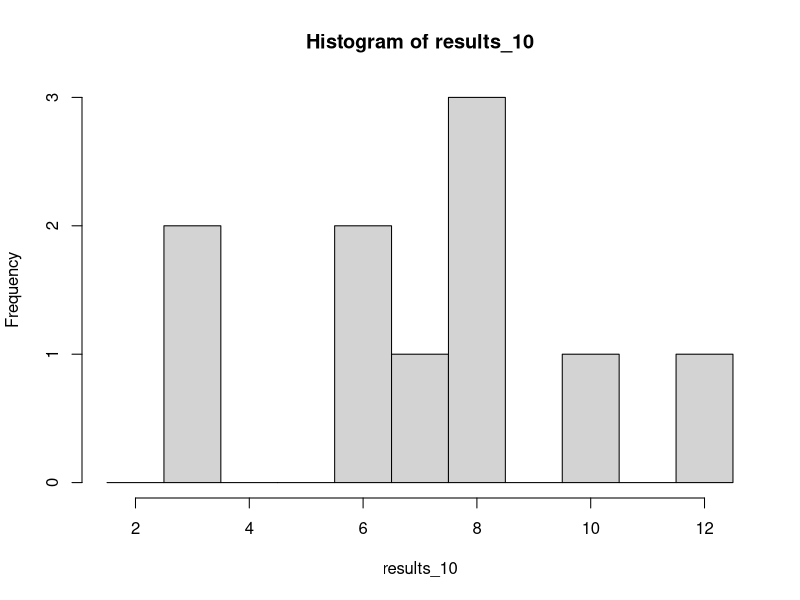
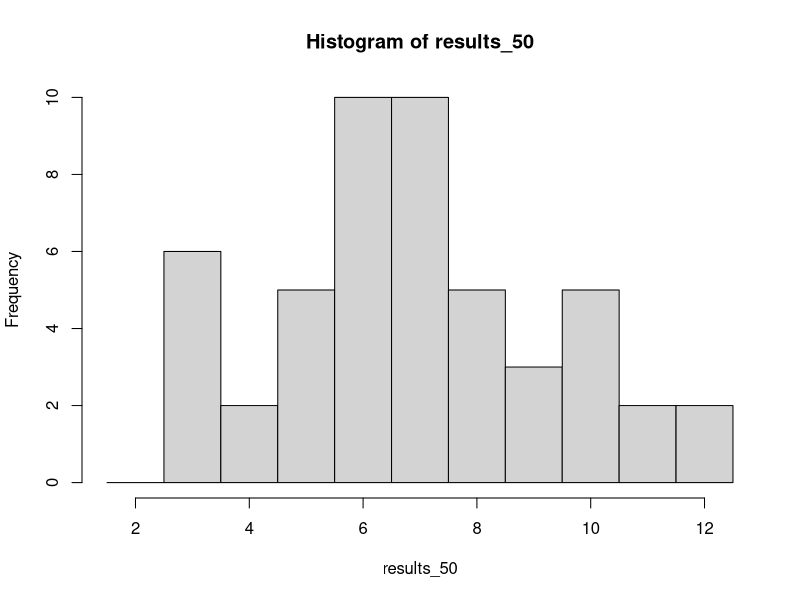
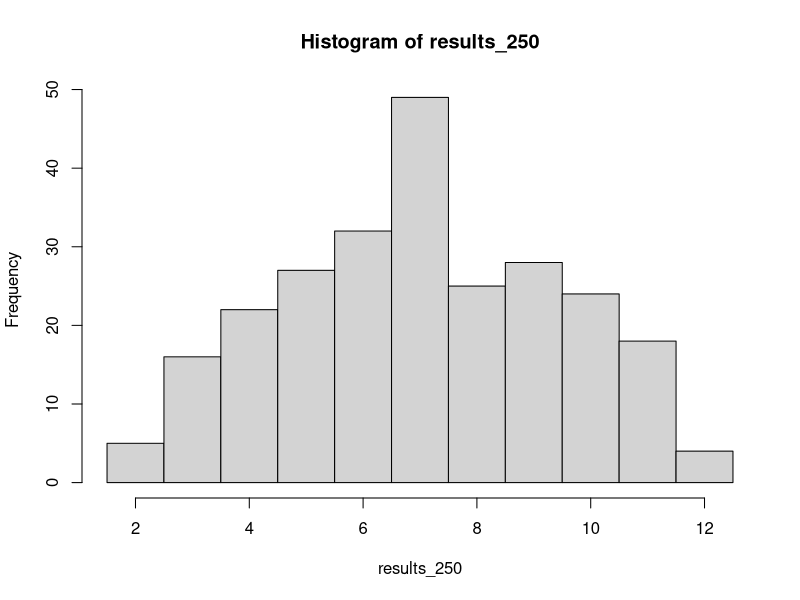
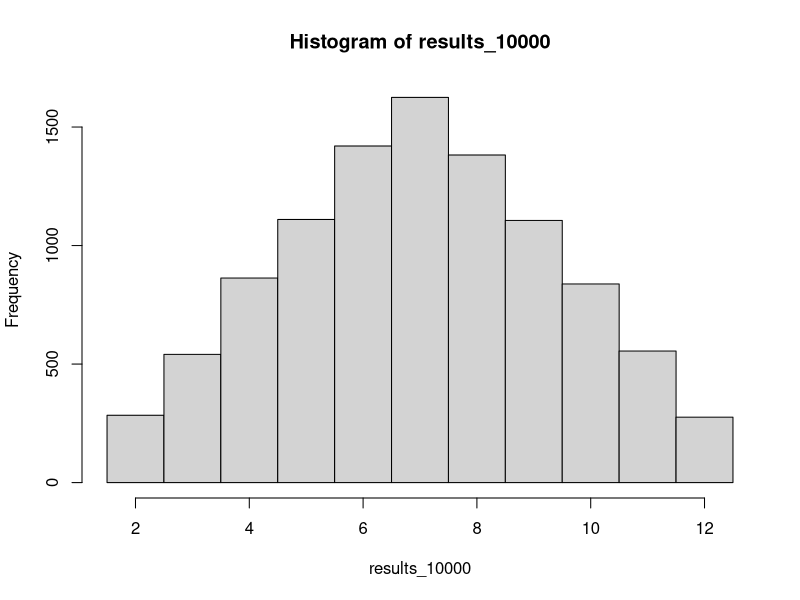
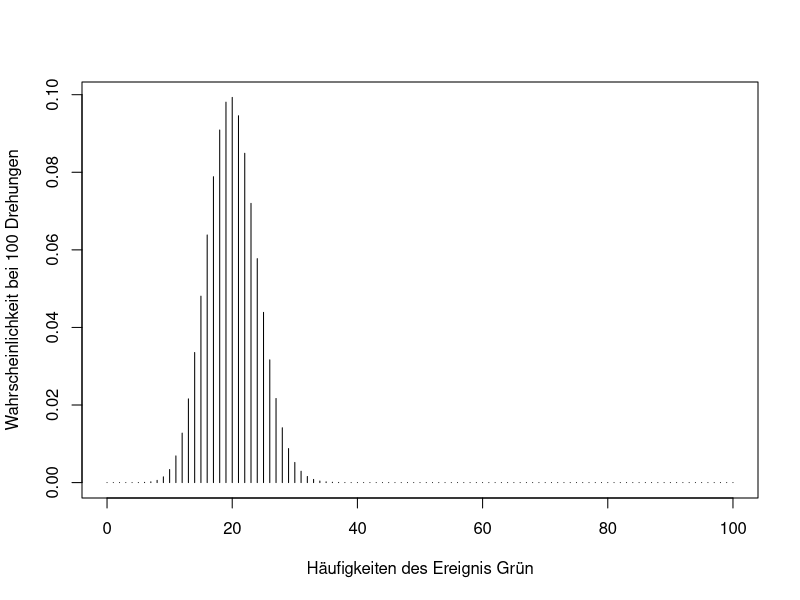
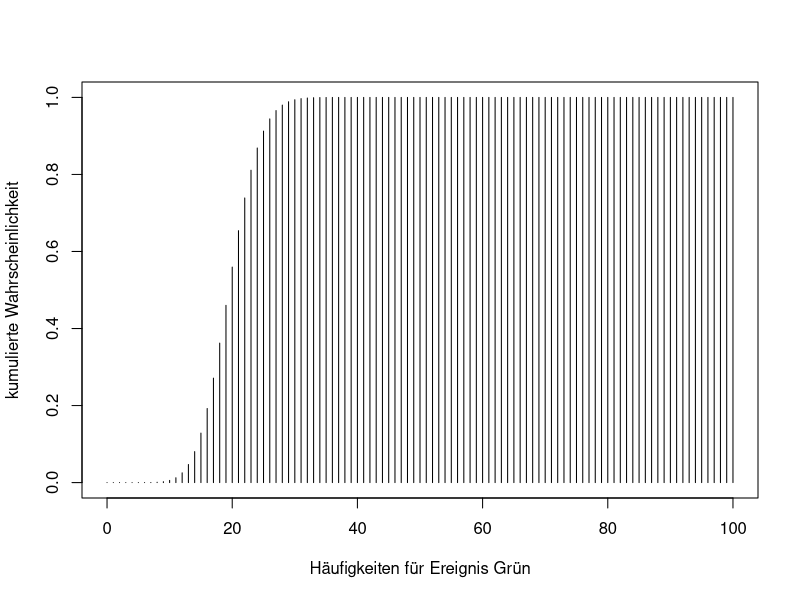
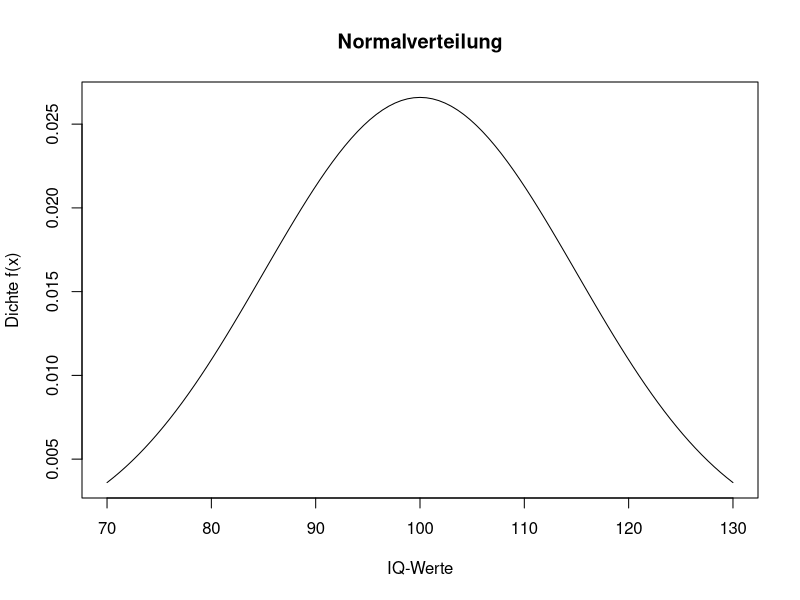
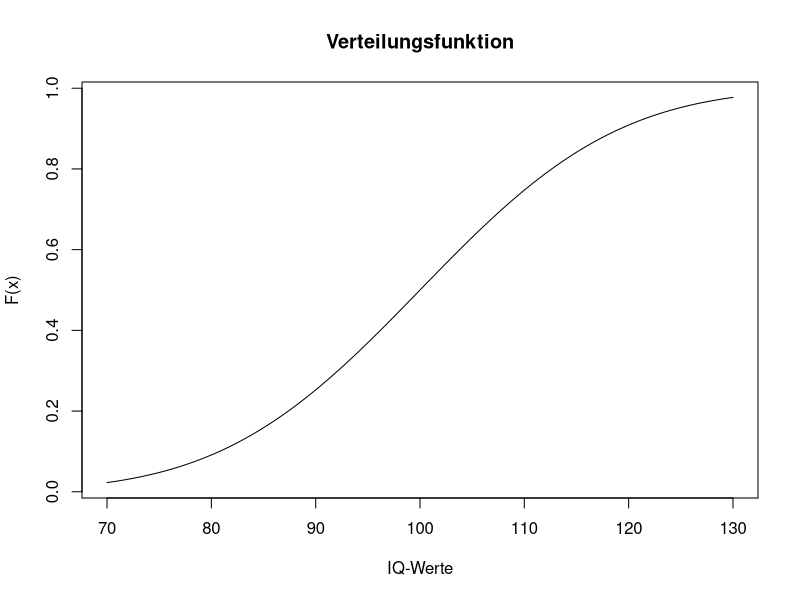

Source code (R) for these figures, in order:
# ---- Erstellung eines Zufallsexperimentes ----
wuerfel <- c(1:6)
expand.grid(wuerfel, wuerfel)

pos <- expand.grid(wuerfel, wuerfel)
pos$sum <- pos$Var1 + pos$Var2
sum(pos$sum) / nrow(pos)

sample(x = wuerfel, size = 1)

sample(x = wuerfel, size = 2, replace = TRUE)

sample(x = wuerfel, size = 2, replace = TRUE) |> sum()

replicate(n = 10, expr = sum(sample(x = wuerfel, size = 2, replace = TRUE)))

replicate(n = 10, expr = sum(sample(x = wuerfel, size = 2, replace = TRUE)))

set.seed(500)
replicate(n = 10, expr = sum(sample(x = wuerfel, size = 2, replace = TRUE)))

set.seed(500)
results_10 <- sample(x = wuerfel, size = 2, replace = TRUE) |>
  sum() |>
  replicate(n = 10)
results_10

# ---- Häufigkeitsverteilung------ ----
hist(results_10, xlim = c(1.5, 12.5), breaks = c(1.5:12.5))

set.seed(500)
results_50 <- sample(x = wuerfel, size = 2, replace = TRUE) |>
  sum() |>
  replicate(n = 50)
hist(results_50, xlim = c(1.5, 12.5), breaks = c(1.5:12.5))
results_250 <- sample(x = wuerfel, size = 2, replace = TRUE) |>
  sum() |>
  replicate(n = 250)
hist(results_250, xlim = c(1.5, 12.5), breaks = c(1.5:12.5))
results_10000 <- sample(x = wuerfel, size = 2, replace = TRUE) |>
  sum() |>
  replicate(n = 10000)
hist(results_10000, xlim = c(1.5, 12.5), breaks = c(1.5:12.5))

mean(results_10)
mean(results_50)
mean(results_250)
mean(results_10000)

# ---- Binomialverteilung--------- ----
choose(n = 100, k = 20) * 0.2^20 * 0.8^80

dbinom(x = 20, size = 100, prob = 0.2)

x <- c(0:100) # alle möglichen Werte für x in unserem Beispiel
probs <- dbinom(x, size = 100, prob = 0.2) # Wahrscheinlichkeiten für alle möglichen Werte
plot(x = x, y = probs, type = "h", xlab = "Häufigkeiten des Ereignis Grün", ylab = "Wahrscheinlichkeit bei 100 Drehungen")

pbinom(q = 20, size = 100, prob = 0.2, lower.tail = TRUE)

pbinom(q = 20, size = 100, prob = 0.2, lower.tail = TRUE) - pbinom(q = 14, size = 100, prob = 0.2, lower.tail = TRUE)

x <- c(0:100) # alle möglichen Werte für x in unserem Beispiel
probs <- pbinom(x, size = 100, prob = 0.2, lower.tail = TRUE) # Wahrscheinlichkeiten für alle möglichen Werte
plot(
  x = x, y = probs, type = "h",
  xlab = "Häufigkeiten für Ereignis Grün",
  ylab = "kumulierte Wahrscheinlichkeit"
)

qbinom(p = 0.1, size = 100, prob = 0.2, lower.tail = TRUE)

rbinom(n = 1, size = 100, prob = 0.2)

# ---- Stetige Zufallsvariablen--- ----
dnorm(x = 114.3, mean = 100, sd = 15)

1 / (15 * sqrt(2 * pi)) * exp(-0.5 * ((114.3 - 100) / 15)^2)

curve(
  expr = dnorm(x, mean = 100, sd = 15),
  from = 70,
  to = 130,
  main = "Normalverteilung",
  xlab = "IQ-Werte",
  ylab = "Dichte f(x)"
)

pnorm(114.3, mean = 100, sd = 15, lower.tail = TRUE)

integrate(f = dnorm, lower = -Inf, upper = 114.3, mean = 100, sd = 15)

curve(
  expr = pnorm(x, mean = 100, sd = 15, lower.tail = TRUE),
  from = 70,
  to = 130,
  main = "Verteilungsfunktion",
  xlab = "IQ-Werte",
  ylab = "F(x)"
)

qnorm(p = 0.5, mean = 100, sd = 15, lower.tail = TRUE)

set.seed(500) # zur Konstanthaltung der zufälligen Ergebnisse
rnorm(10, mean = 100, sd = 15)
